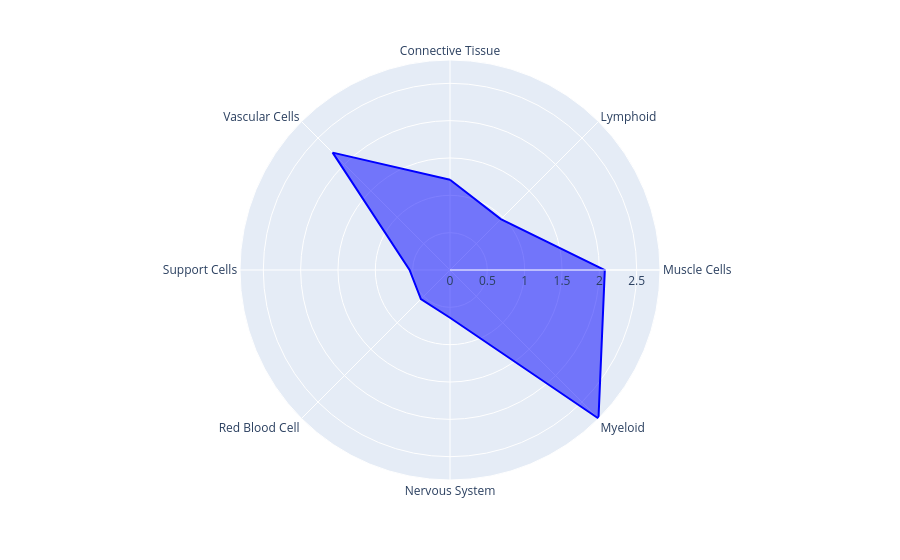

Here is the notebook cell this chart was saved with:
### Code cell
gene = 'EIF3C'
fig = print_radar_spyder(gene=gene, expression=A, categories=cells)
print(gene)
fig.show()

### Figure 1 — Plotly figure (JSON) as saved in the notebook; plotly's stock layout.template omitted (floating-point values rounded to 4 significant figures)
{"data": [{"fill": "toself", "hovertemplate": "EIF3C=%{r}<br>theta=%{theta}<extra></extra>", "legendgroup": "", "line": {"color": "blue", "dash": "solid"}, "marker": {"symbol": "circle"}, "mode": "lines", "name": "", "r": [1.209, 0.9629, 2.073, 2.812, 0.639, 0.5509, 0.5415, 2.222, 1.209], "showlegend": false, "subplot": "polar", "theta": ["Connective Tissue", "Lymphoid", "Muscle Cells", "Myeloid", "Nervous System", "Red Blood Cell", "Support Cells", "Vascular Cells", "Connective Tissue"], "type": "scatterpolar"}], "layout": {"autosize": true, "legend": {"tracegroupgap": 0}, "margin": {"t": 60}, "polar": {"angularaxis": {"direction": "clockwise", "rotation": 90, "type": "category"}, "domain": {"x": [0, 1], "y": [0, 1]}, "radialaxis": {"autorange": true, "range": [0, 2.812], "type": "linear"}}}}
